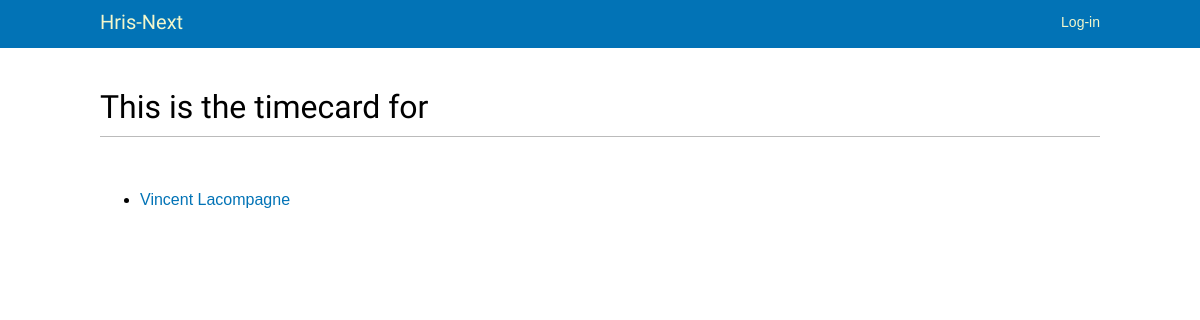
The page /timecards/home/ on the database as committed earlier.
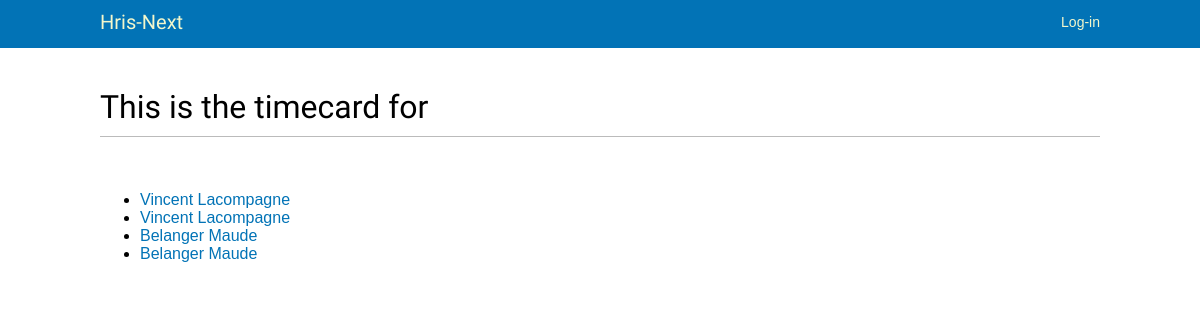
The same page on the database as committed later.
### timecards/models.py (models this page shows, shortened)
class Allcards(models.Model):
    employee_number = models.ForeignKey('hris.Employee',on_delete=models.CASCADE)
    clocked_in = models.DateTimeField()
    clocked_out = models.DateTimeField()
    out_date = models.DateField(blank=True, null=True, default = '')
    in_date = models.DateField(blank=True, null=True, default = '')
    worked_hours = models.DecimalField(max_digits = 16, decimal_places = 5, default = '0')

### hris/models.py (models this page shows, shortened)
class Employee(models.Model):
    first_name = models.CharField(max_length=50, help_text='Enter employee\'s first name')
    last_name = models.CharField(max_length=50, help_text='Enter employee\'s last name')
    birthdate = models.DateField()
    sin_number = models.IntegerField()
    salary = models.DecimalField(max_digits = 16, decimal_places = 5)
    employee_number = models.IntegerField()
    hire_date = models.DateField()
    street_no = models.CharField(max_length=10, default=' ',help_text='Enter employee\'s address')
    street_name = models.CharField(max_length=50, default=' ',help_text='Enter employee\'s address')
    city = models.CharField(max_length=50, default=' ', help_text='Enter employee\'s address')
    post_code = models.CharField(max_length=7, default=' ',help_text='Enter employee\'s postal code')
    def __str__(self):
        return self.first_name + " " + self.last_name
    class Meta:
        ordering = ['last_name', 'first_name','birthdate']

### timecards/views.py (the view)
# urls.py: path('home/', views.HomePageView.as_view(), name='home'),
class HomePageView(TemplateView):
    template_name = "timecards/allcards_list.html"
    def get_context_data(self, **kwargs):
        context = super().get_context_data(**kwargs)
        context['latest_timecards'] = Allcards.objects.all()[:5]
        return context

### timecards/templates/timecards/allcards_list.html (shortened to what this page needs)
{% extends "base_generic.html" %}
{% load static %}
{% block content %}
<h1> This is the timecard for </h1>
<br>
{% if latest_timecards %}
<ul>
    {% for timecard in latest_timecards %}
        <li><a href="/timecards/{{ timecard.id }}/">{{ timecard.employee_number }}</a></li>
    {% endfor %}
    </ul>
{% else %}
    <p>No timecards are available.</p>
{% endif %}
<br>
{% endblock %}

### templates/base_generic.html (shortened to what this page needs)
{% load static %}
<!DOCTYPE html>
<html>
<head>
  <link href="{% static "css/base.css" %}" rel="stylesheet">
</head>
<body>
  <div id="header">
    <span class="logo" <a href="{% url 'hris:index' %}">Hris-Next</span>
    <span class="user">
      {% if request.user.is_authenticated %}
        Hello {{ request.user.first_name }},
        <a href="{% url "logout" %}">Logout</a>
      {% else %}
        <a href="{% url "login" %}">Log-in</a>
      {% endif %}
    </span>
  </div>
  <div id="content">
    {% block content %}
    {% endblock %}
  </div>
</body>
</html>

### static/css/base.css (style rules this page uses)
body { margin:0; padding:0; font-family:helvetica, sans-serif; }
a { color:#0273B6; text-decoration:none; }
h1, h2, h3, h4, h5 , h6 { font-family: 'Muli', sans-serif; font-weight:normal; }
h1 { border-bottom:1px solid #bbb; padding:0 0 10px 0; margin:10px 0 20px 0; }
#header { padding:10px 100px; font-size:14px; background:#0273B6; color:#fff; border-bottom:4px solid #0272B6; overflow:auto; }
#header .logo { font-family: 'Muli', sans-serif; float:left; color:#f3f7cc; font-size:20px; margin-right:10%; }
#header a { color:#f3f7cc; }
#header .user { float:right; padding-top:4px; }
#content { padding:30px 100px; }

Rows that differ between the two databases and show on the page:
added Allcards: employee_number "Vincent Lacompagne"
added Allcards: employee_number "Belanger Maude"
added Allcards: employee_number "Belanger Maude"
